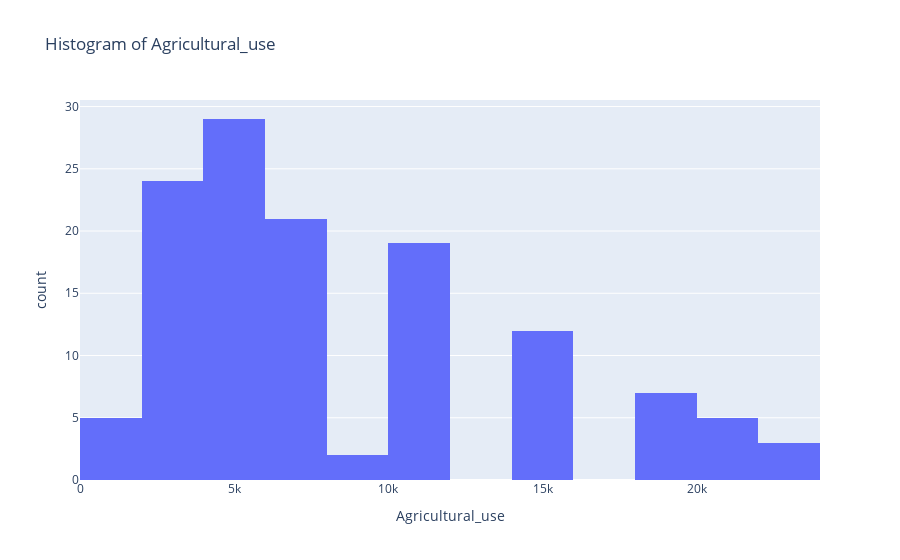
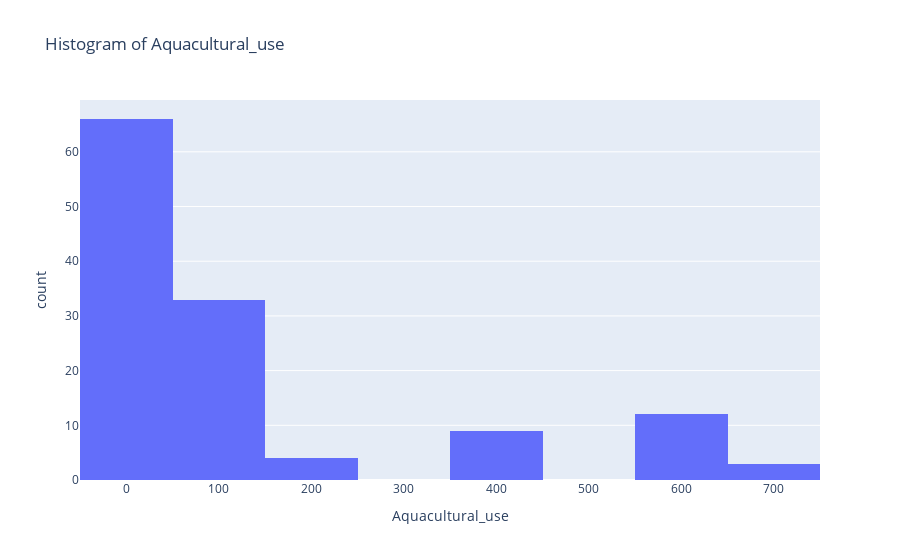
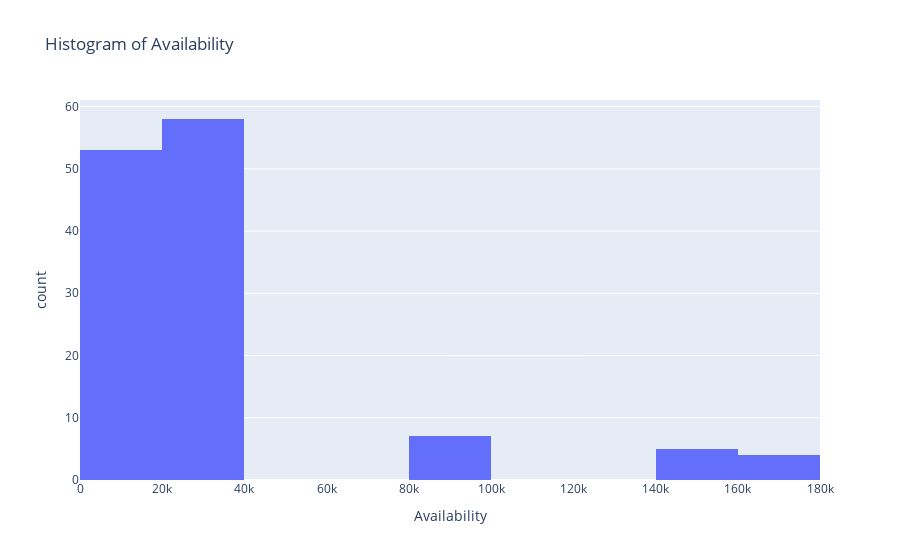
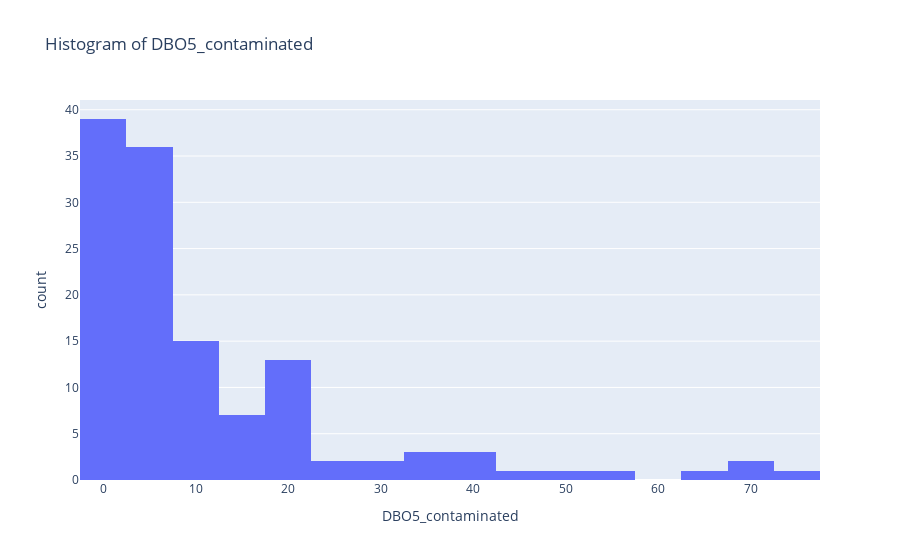

The notebook cell saved with these charts, in order:
### Code cell
for column in X_train.columns:
    if column != "RHA_Year":
        fig = px.histogram(train_data, x=column, title=f"Histogram of {column}")
        fig.show()

### Figure 1 — Plotly figure (JSON) as saved in the notebook; plotly's stock layout.template omitted (floating-point values rounded to 4 significant figures)
{"data": [{"alignmentgroup": "True", "bingroup": "x", "hovertemplate": "Agricultural_use=%{x}<br>count=%{y}<extra></extra>", "legendgroup": "", "marker": {"color": "#636efa", "pattern": {"shape": ""}}, "name": "", "offsetgroup": "", "orientation": "v", "showlegend": false, "type": "histogram", "x": [3405.0, 6136.0, 10850.0, 5853.0, 11510.0, 1831.0, 11430.0, 18560.0, 19090.0, 6182.0, 11440.0, 11470.0, 15330.0, 7098.0, 18550.0, 4342.0, 10900.0, 4296.0, 11710.0, 2079.0, 4269.0, 6095.0, 7490.0, 5746.0, 2080.0, 1929.0, 4347.0, 14960.0, 4835.0, 4173.0, 2198.0, 6476.0, 5286.0, 3105.0, 19190.0, 6344.0, 6202.0, 2421.0, 5254.0, 11520.0, 11500.0, 2158.0, 7740.0, 7167.0, 20640.0, 6203.0, 5266.0, 21230.0, 7286.0, 15310.0, 5947.0, 3118.0, 22770.0, 2212.0, 14880.0, 4473.0, 6710.0, 6102.0, 3039.0, 2184.0, 5268.0, 4788.0, 15760.0, 15080.0, 19290.0, 9531.0, 3461.0, 4287.0, 3336.0, 4216.0, 14740.0, 3165.0, 6160.0, 7588.0, 6125.0, 4352.0, 10870.0, 22220.0, 8214.0, 2259.0, 3588.0, 21760.0, 4326.0, 4386.0, 4280.0, 1710.0, 2057.0, 11830.0, 6577.0, 2088.0, 2132.0, 4139.0, 4084.0, 5046.0, 3403.0, 10310.0, 3301.0, 15340.0, 4259.0, 3205.0, 21600.0, 11430.0, 4099.0, 14590.0, 1944.0, 6201.0, 1958.0, 14960.0, 4183.0, 3473.0, 5821.0, 2038.0, 5788.0, 10810.0, 11430.0, 18490.0, 21570.0, 6667.0, 19230.0, 15510.0, 11310.0, 6507.0, 10290.0, 11800.0, 22630.0, 15578, 10830.0], "xaxis": "x", "yaxis": "y"}], "layout": {"barmode": "relative", "legend": {"tracegroupgap": 0}, "title": {"text": "Histogram of Agricultural_use"}, "xaxis": {"anchor": "y", "domain": [0, 1], "title": {"text": "Agricultural_use"}}, "yaxis": {"anchor": "x", "domain": [0, 1], "title": {"text": "count"}}}}

### Figure 2 — Plotly figure (JSON) as saved in the notebook; plotly's stock layout.template omitted (floating-point values rounded to 4 significant figures)
{"data": [{"alignmentgroup": "True", "bingroup": "x", "hovertemplate": "Aquacultural_use=%{x}<br>count=%{y}<extra></extra>", "legendgroup": "", "marker": {"color": "#636efa", "pattern": {"shape": ""}}, "name": "", "offsetgroup": "", "orientation": "v", "showlegend": false, "type": "histogram", "x": [22.5, 3.31, 20.3, 3.07, 379.2, 15.52, 20.48, 624.3, 659.8, 1.72, 20.48, 386.7, 55.98, 96.73, 623.9, 40.86, 20.54, 45.33, 379.8, 4.87, 45.33, 2.96, 120.0, 3.07, 4.96, 0.96, 40.85, 13.38, 3.07, 44.44, 5.97, 93.75, 172.7, 75.54, 643.9, 3.18, 1.72, 6.17, 2.99, 384.7, 385.5, 5.45, 133.7, 133.9, 588.0, 1.72, 2.99, 607.1, 119.4, 55.98, 3.31, 120.4, 657.8, 5.97, 13.31, 150.3, 110.5, 2.96, 72.17, 5.48, 2.99, 164.8, 54.66, 55.97, 659.3, 20.34, 122.2, 45.33, 30.77, 45.45, 13.31, 107.5, 1.74, 133.8, 1.74, 45.33, 21.34, 632.1, 133.8, 17.23, 35.5, 624.5, 45.33, 40.86, 140.9, 75.37, 4.87, 424.4, 99.56, 17.39, 5.25, 41.55, 41.02, 170.8, 123.7, 20.34, 114.4, 55.98, 137.1, 141.3, 621.2, 385.9, 125.0, 55.98, 0.96, 1.72, 17.2, 13.38, 44.44, 120.6, 3.07, 4.87, 3.07, 20.4, 17.8, 642.8, 619.0, 85.57, 644.6, 54.66, 386.2, 95.85, 20.24, 420.7, 636.5, 55.98, 20.4], "xaxis": "x", "yaxis": "y"}], "layout": {"barmode": "relative", "legend": {"tracegroupgap": 0}, "title": {"text": "Histogram of Aquacultural_use"}, "xaxis": {"anchor": "y", "domain": [0, 1], "title": {"text": "Aquacultural_use"}}, "yaxis": {"anchor": "x", "domain": [0, 1], "title": {"text": "count"}}}}

### Figure 3 — Plotly figure (JSON) as saved in the notebook; plotly's stock layout.template omitted (floating-point values rounded to 4 significant figures)
{"data": [{"alignmentgroup": "True", "bingroup": "x", "hovertemplate": "Availability=%{x}<br>count=%{y}<extra></extra>", "legendgroup": "", "marker": {"color": "#636efa", "pattern": {"shape": ""}}, "name": "", "offsetgroup": "", "orientation": "v", "showlegend": false, "type": "histogram", "x": [29324, 4858, 8274, 4958, 21668, 29645, 8323, 25627, 26747, 7849, 8499, 22156, 12352, 28115, 25681, 3401, 8325, 3468, 21668, 32351, 3515, 8163, 28085, 4999, 32351, 32794, 3437, 11937, 4999, 3009, 30836, 25619, 95129, 157754, 25596, 8394, 8024, 30836, 4600, 21668, 21678, 30565, 28655, 28124, 34003, 8024, 4616, 34160, 28115, 12316, 4858, 163845, 34897, 30836, 12024, 95124, 25564, 8065, 157754, 30836, 4626, 95124, 12844, 12757, 26747, 8325, 147195, 3468, 29324, 3513, 11938, 163845, 8065, 28663, 8065, 3468, 8274, 35754, 28655, 29856, 29647, 35754, 3458, 3401, 95866, 29645, 32351, 21680, 25543, 29596, 30565, 29647, 29647, 95124, 147195, 8273, 144459, 12430, 95866, 163845, 34348, 22899, 95455, 12757, 32824, 7905, 29645, 12163, 3008, 175912, 4958, 32683, 4858, 8325, 8204, 25917, 34533, 26604, 25596, 12844, 22899, 25500, 8273, 21277, 35093, 12844, 8231], "xaxis": "x", "yaxis": "y"}], "layout": {"barmode": "relative", "legend": {"tracegroupgap": 0}, "title": {"text": "Histogram of Availability"}, "xaxis": {"anchor": "y", "domain": [0, 1], "title": {"text": "Availability"}}, "yaxis": {"anchor": "x", "domain": [0, 1], "title": {"text": "count"}}}}

### Figure 4 — Plotly figure (JSON) as saved in the notebook; plotly's stock layout.template omitted (floating-point values rounded to 4 significant figures)
{"data": [{"alignmentgroup": "True", "bingroup": "x", "hovertemplate": "DBO5_contaminated=%{x}<br>count=%{y}<extra></extra>", "legendgroup": "", "marker": {"color": "#636efa", "pattern": {"shape": ""}}, "name": "", "offsetgroup": "", "orientation": "v", "showlegend": false, "type": "histogram", "x": [0, 14.3, 5.4, 34.2, 22.1, 0, 10, 2.4, 4.6, 0, 0, 18.3, 1.4, 5.1, 4.8, 42.3, 1.4, 27.3, 28.4, 4.3, 66.7, 0, 2.4, 30.8, 5, 0, 43.5, 4.4, 40.5, 72, 8.5, 2.6, 7.2, 0, 1, 0, 1.9, 10, 13.4, 21.8, 21.6, 3.5, 5, 4.4, 20.2, 3.6, 7.7, 21, 3.3, 2.5, 11.9, 3, 12, 6.3, 2.9, 7.4, 2.4, 0, 6.3, 7.4, 16.7, 15.6, 7.7, 0, 2.7, 2.7, 1.6, 55, 0, 75, 14.8, 1.6, 0, 6, 0, 35.8, 6.4, 12.7, 10.7, 0, 0, 17.6, 19.6, 48.4, 16.7, 0, 40, 17.9, 2.4, 0, 2.1, 11.9, 0, 4.9, 3.8, 1.2, 1.6, 4.4, 7, 2, 18.2, 20.9, 10, 1.7, 0, 4.1, 0, 2.6, 68, 1.2, 10.7, 0, 9.3, 8.3, 35.7, 0, 18, 4.7, 0.9, 9, 19.3, 7.3, 2.7, 26.2, 10, 5.6, 5.2], "xaxis": "x", "yaxis": "y"}], "layout": {"barmode": "relative", "legend": {"tracegroupgap": 0}, "title": {"text": "Histogram of DBO5_contaminated"}, "xaxis": {"anchor": "y", "domain": [0, 1], "title": {"text": "DBO5_contaminated"}}, "yaxis": {"anchor": "x", "domain": [0, 1], "title": {"text": "count"}}}}
